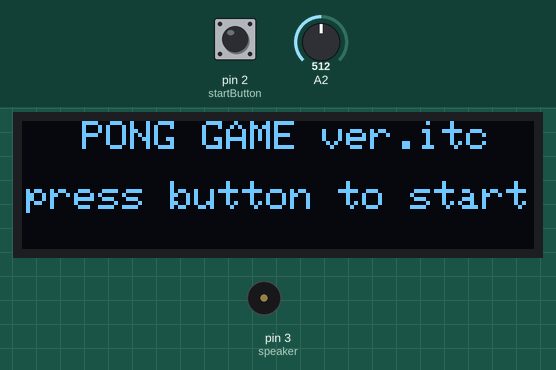
Recording of a sketch running on a simulated Arduino Uno, built with avr-gcc and run on an emulated ATmega328P. Shown: 128×32 one-colour display, buzzer (waves = sounding). The inputs (shaded band) are chosen by the test bench; at power-on: pin 2 (startButton) LOW, A2 = 512. Random numbers use the default seed unless the sketch sets one.

Above: at 1.2 s.
1.3 s: pin 2 (startButton) pulled HIGH for 0.15 s
At 3.6 s:
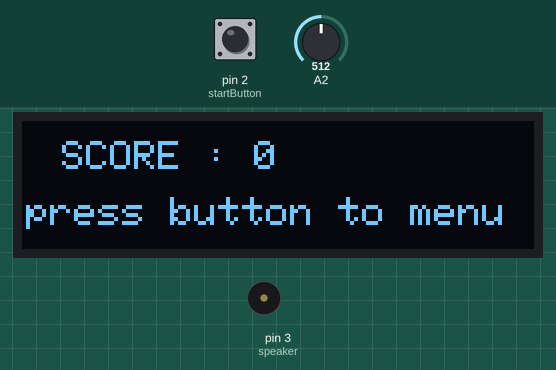
3.9 s: pin 2 (startButton) pulled HIGH for 1 s
At 4.6 s:
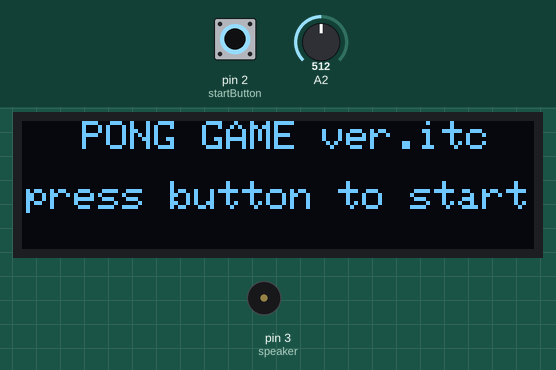
6.4 s: pin 2 (startButton) pulled HIGH for 3.2 s
At 7.1 s:
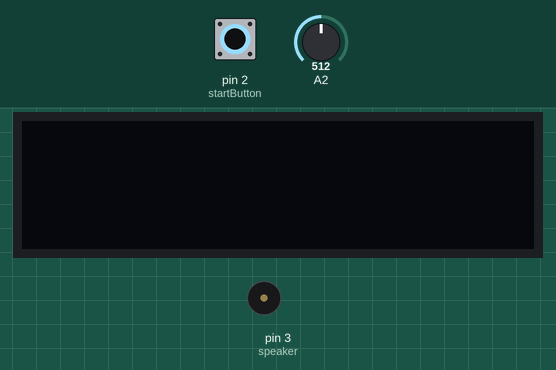
11.1 s: pin 2 (startButton) pulsed HIGH 2 times (0.12 s each, 0.3 s apart)
At 11.98 s:
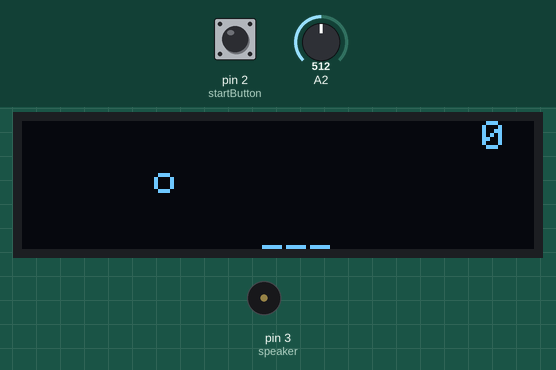
13.6 s: pin 2 (startButton) pulsed HIGH 5 times (0.12 s each, 0.3 s apart)
At 14.75 s:
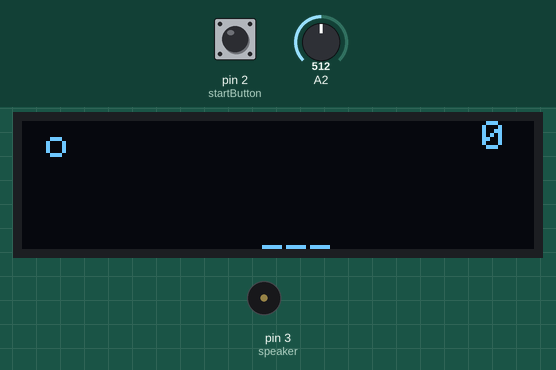
Timing chart, 0 to 16.6 s (numbered marks = the images above; inputs shaded):
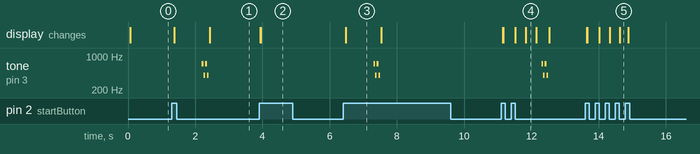

Measured:
- after the input at 1.3 s, tone on pin 3 (speaker): plays 700 Hz for 0.05 s, 400 Hz for 0.05 s, 700 Hz for 0.05 s, 400 Hz for 0.05 s, starting after 0.90 s; the display: first changes after 0.07 s (image 1 shows a later state)
- after the input at 3.9 s, the display: first changes at once (image 2 shows a later state)
- after the input at 6.4 s, tone on pin 3 (speaker): plays 700 Hz for 0.05 s, 400 Hz for 0.05 s, 700 Hz for 0.05 s, 400 Hz for 0.05 s, starting after 0.90 s; the display: changes after 0.08 s (image 3)
- after the input at 11.1 s, tone on pin 3 (speaker): plays 700 Hz for 0.05 s, 400 Hz for 0.05 s, 700 Hz for 0.05 s, 400 Hz for 0.05 s, starting after 1.2 s; the display: first changes after 0.05 s (image 4 shows a later state)
- after the input at 13.6 s, the display: first changes at once (image 5 shows a later state)
- what the display in image 3 shows lasts 1.0 s, from 6.5 s to 7.5 s

The sketch:

PongGame.ino
```cpp
#include <Adafruit_SSD1306.h>

Adafruit_SSD1306 display(128, 32);

int startButton = 2;  // ปุ่มเริ่ม
int speaker = 3;      // ลำโพง
int sw = 0;           // สถานะจอ
int State ;           // สถานะปุ่ม
int LastState = 0;
long LastTime = 0;
int readState ;
int rNumb;
long LastTimeBall = 0;

void setup() {

  display.begin(SSD1306_SWITCHCAPVCC, 0x3C);
  display.setTextColor(WHITE);
  display.clearDisplay();
  display.display();

  pinMode(speaker, OUTPUT);
  srand(analogRead(A0));
  rNumb = random(0, 122);
  Serial.begin(9600);
}


float X;
int x = 59 ;
int xBall = rNumb, yBall = 0;
int newgame = 0;
int posX, posY;
int score = 0;


void loop() {

  readState = digitalRead(startButton);

  if (readState != LastState) { /// กดปุ่ม
    LastTime = millis();
  }

  if (millis() - LastTime > (long)20 ) {
    if (readState != State) {
      State = readState;

      if (State == HIGH) {

        if (newgame == 0) { //กดปุ่ม ครั้งแรก เพื่อเล่น
          newgame = 1;
          sw = 0;
        }
        else {
          newgame = 0;    //กดปุ่มอีกครั้ง เพื่อจบเกม
          xBall = rNumb;  // แล้วสุ่มจุดเกิดใหม่
          yBall = 0;
          score = 0;      // รีเซตคะแนน
        }

        sw = !sw ;
        display.clearDisplay();
        display.display();
        rNumb = random(0, 122);       // สุ่มจุดเกิดบอลใหม่
        xBall = rNumb;

        if (rNumb % 2 == 0) {         // สุ่มทิศทางบอล
          posX = 1;
        }
        else {
          posX = 0;
        }
      }
    }

  }
  // บอลไหลอัตโนมัติ ทุกๆ 5 ms
  if (millis() - LastTimeBall > 5) {
    // #################################### หน้าแรก menu sw==0
    if (sw == 0) {
      display.setCursor(15, 0);
      display.setTextSize(1);
      display.print("PONG GAME ver.itc");
      display.setCursor(1, 15);
      display.print("press button to start");
      display.display();
    }
    // #################################### เกมเริ่ม sw==1
    if (sw == 1) {
      display.clearDisplay();           // ล้างจอ
      display.display();

      int barX = analogRead(A2);        //อ่านค่า จาก R ปรับค่าได้ 0 - 1023

      if (barX <= 936) {
        X = barX * 0.119;               // ปรับสัดส่วน ค่าที่อ่านได้จาก R ให้เหมาะกับ ความกว้าง x ในจอ
      }                                 // 0 - 1023 ไปเป็น  X = ช่วง 0 - 121  (ใกล้เคียงกับขนาดความกว้างจอ)
      display.setCursor((int)X, 28);
      display.setTextSize(1);
      display.print("---");             // แสดงไม้กระดานที่ ตำแหน่ง (X,28)   บรรทัดล่างสุด28


      display.setCursor(xBall, yBall);

      if (xBall > 110) {  // ถ้าบอลชิดขวา
        posX = 1;         // ให้ posX==1 เป็นการ กำหนดว่าให้บอลไปทางซ้าย
      }
      if (xBall <= 1) {   // ถ้าบอลชิดขวา
        posX = 0;         // ให้ posX==0 เป็นการ กำหนดว่าให้บอลไปทางขวา
      }
      if (yBall < 1) {    // ถ้าบอลชิดบน
        posY = 1;         // ให้ posY==1 เป็นการ กำหนดว่าให้บอลเด้งลง
      }
      if (yBall > 24) {                   // ถ้าบอลชิดบน
        if (xBall >= X - 5 && xBall <= X + 16) { // แล้วอยู่ในช่วง ที่ไม้ --- อยู่พอดี
          posY = 0;                     // ให้ posY==0 เป็นการ กำหนดว่าให้บอลเด้งกลับขึ้นไป
          score++;          // นับคะแนน
          tone(speaker, 500);
          delay(50);
          noTone(speaker);

        }
        else {                          // ถ้าไม่ได้อนู่อยู่ในช่วง  ที่ไม้ --- อยู่
          for (int i = 0; i < 2; i++) {
            tone(speaker, 700);
            delay(50);                  // sound effect ดัง 2 รอบ
            tone(speaker, 400);
            delay(50);
          }

          noTone(speaker);
          rNumb = random(0, 122);       // สุ่มจุดเกิดบอลใหม่ (หำหรับเกมต่อไป)
          xBall = rNumb;
          sw = 2;                       // ให้ไปหน้า ที่ sw==3
          display.clearDisplay();
          display.display();
        }

      }

      // บอลไหล !!!!
      if (sw == 1) {
        if (posX == 1) {
          --xBall;      //ซ้าย
        }
        else {
          ++xBall;      //ขวา
        }

        if (posY == 1) { //ล่าง
          ++yBall;
        }
        else {
          --yBall;      //บน
        }
        display.setCursor(xBall, yBall);
        display.print("o");
        display.setCursor(115, 0);
        display.print(score);             // แสดงคะแนน Real Time

      }


    }
    // #################################### จบเกม sw==2
    if (sw == 2) {

      display.setCursor(10, 5);
      display.setTextSize(1);
      display.print("SCORE : ");
      display.print(score);           // แสดงคะแนน
      display.setCursor(1, 19);
      display.print("press button to menu");
    }
    display.display();
    LastTimeBall = millis();
  }
  LastState = readState;
}
```
